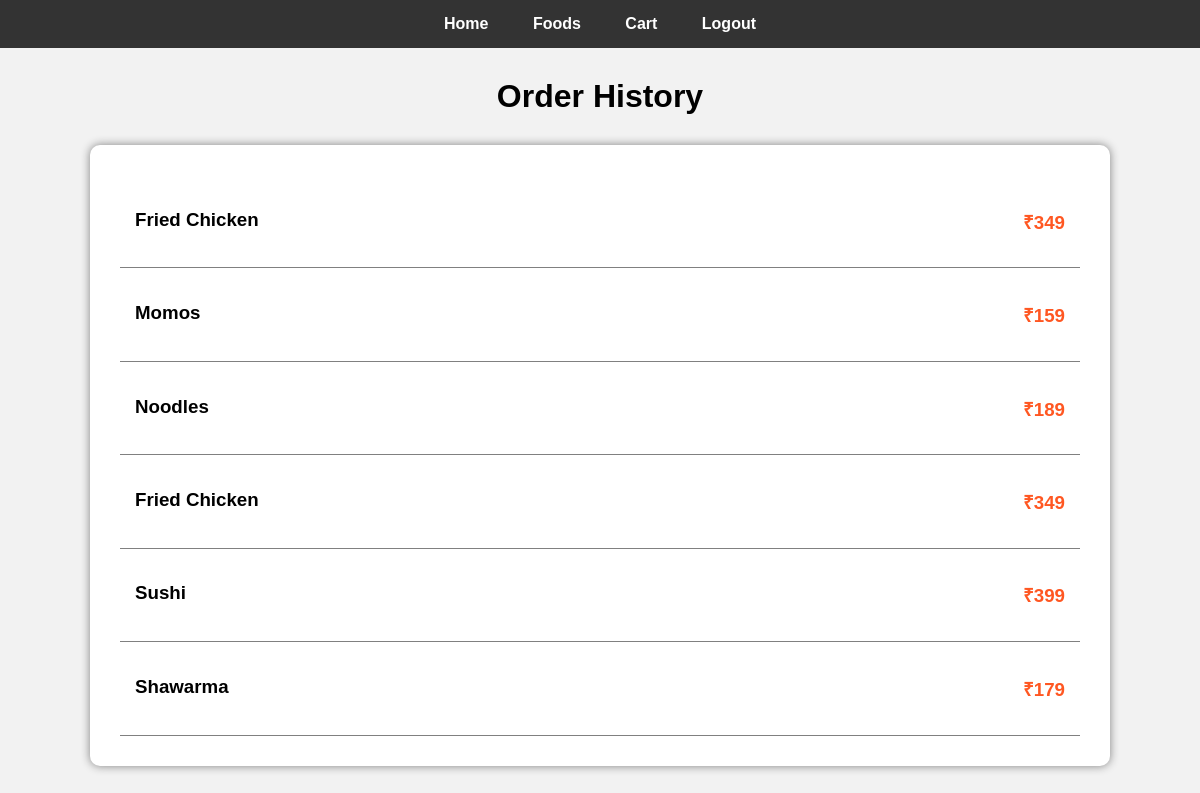
The page /orderhistory on the database its author committed.
### app.py (models this page shows)
class Order(db.Model):
    id = db.Column(db.Integer, primary_key=True)
    food_name = db.Column(db.String(100))
    price = db.Column(db.String(50))

### app.py (the view)
@app.route('/orderhistory')
def orderhistory():
    orders = Order.query.all()
    return render_template(
        'orderhistory.html',
        orders=orders
    )

### templates/orderhistory.html (shortened to what this page needs)
<!DOCTYPE html>
<html>
<head>
</head>
<body>
    <div class="navbar">
        <a href="/">Home</a>
        <a href="/viewfood">Foods</a>
        <a href="/cart">Cart</a>
        <a href="/logout">Logout</a>
    </div>
    <h1>Order History</h1>
    <div class="container">
        {% for order in orders %}
        <div class="order">
            <h3>{{ order.food_name }}</h3>
            <h3 class="price">{{ order.price }}</h3>
        </div>
        {% endfor %}
    </div>
</body>
</html>

### templates/orderhistory.html (style rules this page uses)
body { margin:0; font-family:Arial; background:#f2f2f2; }
.navbar { background:#333; padding:15px; text-align:center; }
.navbar a { color:white; text-decoration:none; margin:20px; font-weight:bold; }
h1 { text-align:center; margin-top:30px; }
.container { width:80%; margin:30px auto; background:white; padding:30px; border-radius:10px; box-shadow:0 0 10px gray; }
.order { display:flex; justify-content:space-between; padding:15px; border-bottom:1px solid gray; }
.price { color:#ff5722; font-weight:bold; }

### rows shown on the page
Order: food_name "Fried Chicken", price "₹349"
Order: food_name "Momos", price "₹159"
Order: food_name "Noodles", price "₹189"
Order: food_name "Fried Chicken", price "₹349"
Order: food_name "Sushi", price "₹399"
Order: food_name "Shawarma", price "₹179"
